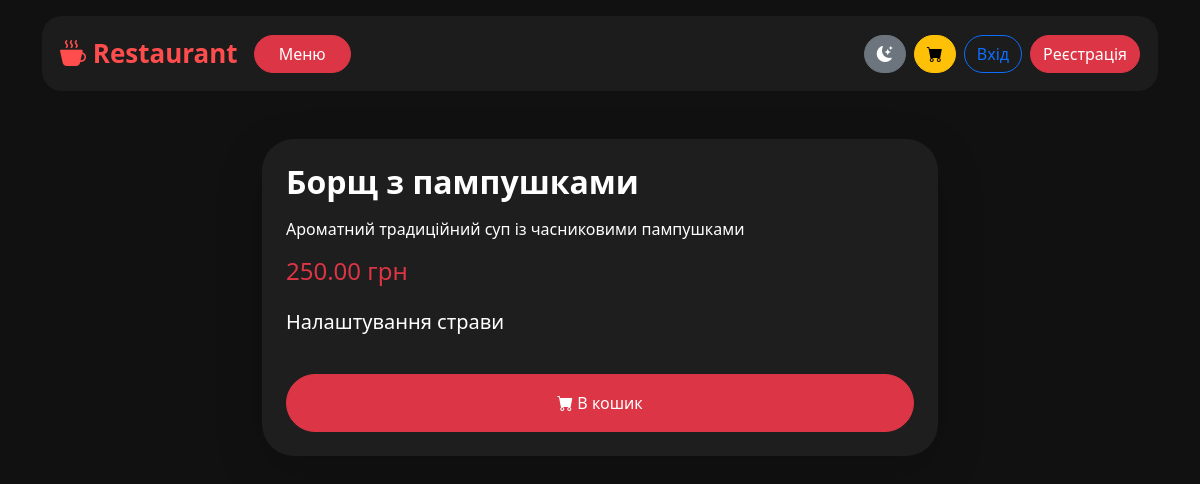
Before: /dish/1/ with the older database file.
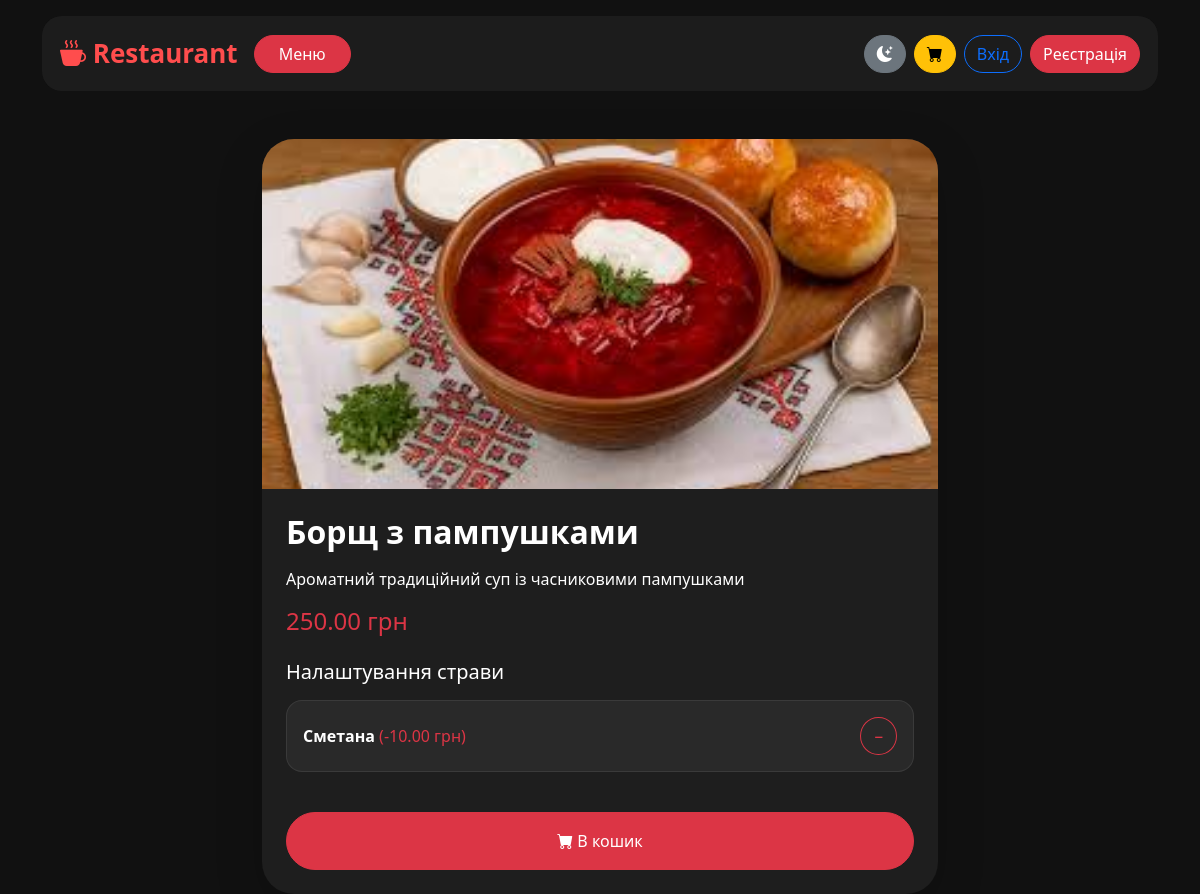
After: the same page with the newer database file.
### restaurant/models.py (models this page shows, shortened)
class Dish(models.Model):
    name = models.CharField(max_length=100)
    description = models.TextField()
    price = models.DecimalField(max_digits=6, decimal_places=2)
    category = models.ForeignKey(Category, on_delete=models.CASCADE, related_name='dishes')
    likes = models.ManyToManyField(settings.AUTH_USER_MODEL, blank=True, related_name='liked_dishes')
    image = models.ImageField(upload_to='dishes/', null=True, blank=True)
    ingredients = models.ManyToManyField(Ingredient, blank=True)

class Ingredient(models.Model):
    name = models.CharField(max_length=100)
    price = models.DecimalField(max_digits=5, decimal_places=2, default=0)

### restaurant/views.py (the view)
# urls.py: path('dish/<int:dish_id>/', views.dish_detail, name='dish_detail'),
def dish_detail(request, dish_id):
    dish = get_object_or_404(Dish, id=dish_id)
    ingredients = dish.ingredients.all()
    return render(request, 'dish_detail.html', {
        'dish': dish,
        'ingredients': ingredients
    })

### templates/dish_detail.html (shortened to what this page needs)
{% extends 'base.html' %}
{% block content %}
<div class="container mt-5" style="max-width:700px;">
    <div class="card border-0 shadow-lg overflow-hidden rounded-5">
        {% if dish.image %}
            <img src="{{ dish.image.url }}"
                 class="img-fluid"
                 style="height:350px; object-fit:cover;">
        {% endif %}
        <div class="p-4">
            <h2 class="fw-bold">{{ dish.name }}</h2>
            <p class="mt-3">{{ dish.description }}</p>
            <h4 class="text-danger mb-4">
                {{ dish.price }} грн
            </h4>
            <form method="post"
                  action="{% url 'add_to_cart' dish.id %}">
                <h5 class="mb-3">
                    Налаштування страви
                </h5>
                <div class="mt-3">
                    {% for ing in ingredients %}
                        <div class="ingredient-item d-flex justify-content-between align-items-center mb-3 p-3 rounded-4">
                            <div>
                                <strong>{{ ing.name }}</strong>
                                {% if ing.price > 0 %}
                                    <span class="text-danger">
                                        (-{{ ing.price }} грн)
                                    </span>
                                {% endif %}
                            </div>
                            <div>
                                <button type="button"
                                        class="btn btn-outline-danger rounded-circle ingredient-btn"
                                        data-target="ing{{ forloop.counter }}">
                                    −
                                </button>
                            </div>
                        </div>
                    {% endfor %}
                </div>
                <button type="submit"
                        class="btn btn-danger w-100 mt-4 rounded-pill py-3">
                    <i class="bi bi-cart-fill"></i>
                    В кошик
                </button>
            </form>
        </div>
    </div>
</div>
{% endblock %}

Changed rows visible on the page:
changed Dish "Борщ з пампушками": image: picture added
added Ingredient: name "Сметана", price "10.00"
